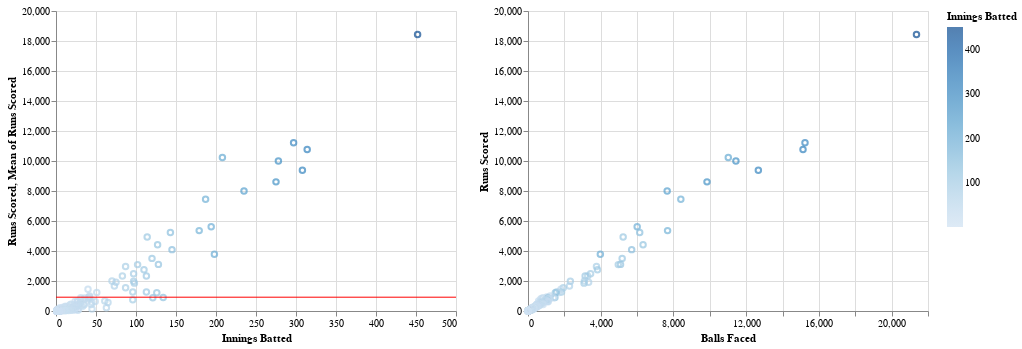

Source (notebook cell):
### Code cell
innings = alt.Chart(india_df).mark_point().encode(
    x='Innings Batted:Q',
    y='Runs Scored:Q',
    color='Innings Batted:Q',
    tooltip=['Player']
)

rule = alt.Chart(india_df).mark_rule(color='red').encode(
    y='mean(Runs Scored):Q'
)

balls = alt.Chart(india_df).mark_point().encode(
    x='Balls Faced:Q',
    y='Runs Scored:Q',
    color='Innings Batted:Q',
    tooltip=['Player']
)

(innings+rule) | balls

### Figure 1 — Vega-Lite specification as saved in the notebook (floating-point values rounded to 4 significant figures; data arrays with more than 128 entries replaced by an {"elided": "..."} marker saying what was removed)
{"config": {"background": "white", "view": {"continuousWidth": 400, "continuousHeight": 300}}, "hconcat": [{"layer": [{"mark": "point", "encoding": {"color": {"type": "quantitative", "field": "Innings Batted"}, "tooltip": [{"type": "nominal", "field": "Player"}], "x": {"type": "quantitative", "field": "Innings Batted"}, "y": {"type": "quantitative", "field": "Runs Scored"}}}, {"mark": {"type": "rule", "color": "red"}, "encoding": {"y": {"type": "quantitative", "aggregate": "mean", "field": "Runs Scored"}}}]}, {"mark": "point", "encoding": {"color": {"type": "quantitative", "field": "Innings Batted"}, "tooltip": [{"type": "nominal", "field": "Player"}], "x": {"type": "quantitative", "field": "Balls Faced"}, "y": {"type": "quantitative", "field": "Runs Scored"}}}], "data": {"name": "data-9f7360f29a1d3f506bc534f2f144f7f3"}, "$schema": "https://vega.github.io/schema/vega-lite/v4.8.1.json", "datasets": {"data-9f7360f29a1d3f506bc534f2f144f7f3": {"elided": "224 records"}}}
